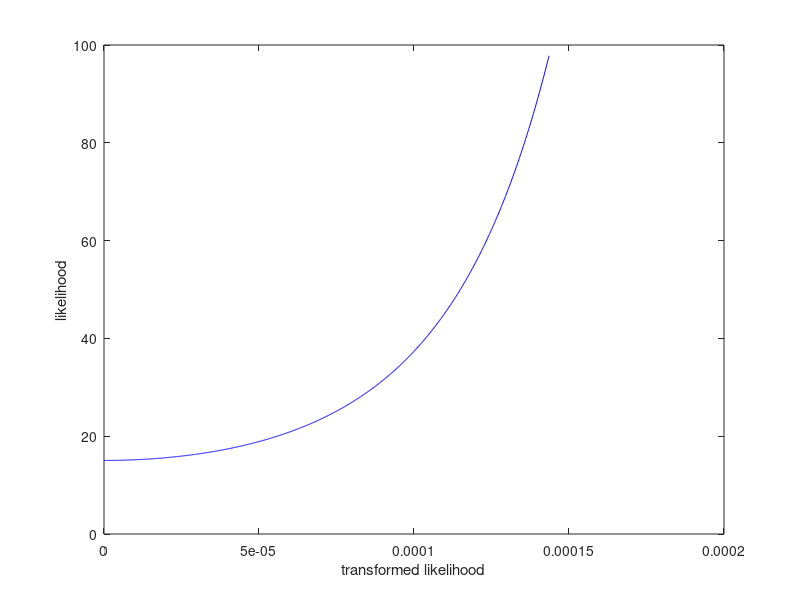

The MATLAB script that drew this image: (Note: this script raises an error after producing the figure.)
function draw_from_linearisation

% beta controls how wide the error bars are for large likelihoods
beta = 5;
% alpha sets how wide the error bars are for small likelihoods
alpha = 1/100;

% NB: results seem fairly insensitive to selection of alpha (sigh). beta
% has desired effect.

% define observed likelihood, lik, & locations of predictants
% ====================================

% multiply fixed likelihood function by this constant
const = 10^(5*(rand-.5));

lik = rand(6,1)/const;
%lik = ([0.1;0.25;0.1;0.15;0.18;0.15;0.48;0.05])/const;
n = length(lik);
x = linspace(0,10,n)';

n_st = 1000;
xst = linspace(min(x)-10, max(x)+10, n_st)';

% define map f(tlik) = lik
% ====================================

mn = min(lik);
mx = max(lik);

% Maximum likelihood approach to finding map

f_h = @(tlik, theta) mn * exp(theta(1) * tlik.^2 + theta(2) * tlik);
df_h = @(tlik, theta) f_h(tlik, theta) .* (2 .* theta(1) * tlik + theta(2));
ddf_h = @(tlik, theta) ...
    f_h(tlik, theta) .* (2 .* theta(1)) ...
    + df_h(tlik, theta) .* (2 .* theta(1) * tlik + theta(2));
invf_h = @(lik, theta) 1/(2*theta(1)) * (-theta(2) + ...
    sqrt(4 * theta(1) * log(lik/mn) + theta(2)^2)...
                                );                         
options.MaxFunEvals = 1000;
[logth,min_obj] = fminunc(@(logth) objective(logth, f_h, df_h, mn, mx, ...
    alpha, beta), ...
    zeros(1,3), options);
min_obj
theta = exp(logth);

f = @(tlik) f_h(tlik,theta);
df = @(tlik) df_h(tlik, theta);
ddf = @(tlik) ddf_h(tlik, theta);
invf = @(lik) invf_h(lik, theta);

figure(3)
clf
n_tliks = 1000;
tliks = linspace(0, theta(3), n_tliks);
plot(tliks,f(tliks),'b');
hold on
%plot(tliks,df(tliks),'r');

xlabel 'transformed likelihood'
ylabel 'likelihood'

% define gp over inv-transformed (e.g. log-) likelihoods
% ====================================

invf_lik = invf(lik);

% gp covariance hypers
w = 1;
h = std(invf_lik);
sigma = eps;
mu = min(invf_lik);

% define covariance function
fK = @(x, xd) h^2 .* exp(-0.5*(x - xd).^2 / w^2);
K = @(x, xd) bsxfun(fK, x, xd');

% Gram matrix
V = K(x, x) + eye(n)*sigma^2;

% GP posterior for tlik
m_tlik = mu + K(xst, x) * (V\(invf_lik-mu));
C_tlik = K(xst, xst) - K(xst, x) * (V\K(x, xst));
sd_tlik = sqrt(diag(C_tlik));

figure(1)
clf
gp_plot(xst, m_tlik, sd_tlik, x, invf(lik));
ylabel(sprintf('transformed\n likelihood'))

% define linearisation, lik = a * tlik + c
% ====================================


% exact linearisation: unusable in practice
a_exact = df(m_tlik);
c_exact = f(m_tlik) - a_exact .* m_tlik;

% approximate linearisation
best_tlik = mu;
a = df(best_tlik) + (m_tlik - best_tlik) .* ddf(best_tlik);
c = f(m_tlik) - a .* m_tlik;

figure(3)
for i = round(linspace(0.2*n_st, 0.8*n_st, 5))
    
    x_vals = linspace(m_tlik(i) - sd_tlik(i), m_tlik(i) + sd_tlik(i), 100);
    y_vals = a(i) * x_vals + c(i);
    y_vals_exact = a_exact(i) * x_vals + c_exact(i);
    
    plot(x_vals, y_vals_exact, 'k')
    plot(x_vals, y_vals, 'r')

    
end

% gp over likelihood
% ====================================

m_lik = diag(a) * m_tlik + c;
C_lik =  diag(a) * C_tlik * diag(a);
sd_lik = sqrt(diag(C_lik));

figure(2)
clf
gp_plot(xst, m_lik, sd_lik, x, lik);
ylabel 'likelihood'
%plot(xst, a,'g')

function [f, df] = objective(logth, f_h, df_h, mn, mx, alpha, beta)

% maximum likelihood (or least squares) objective for our three constraints:
% exp(logth(3)) * df_h(0,exp(logth)) == alpha .* (mx - mn)
% f_h(exp(logth(3)), exp(logth)) == mx
% exp(logth(3)) * df_h(exp(logth(3)), exp(logth)) == beta .* (mx - mn)

f = (exp(logth(3)) * df_h(0,exp(logth)) - alpha .* (mx - mn)).^2 + ...
    (f_h(exp(logth(3)), exp(logth)) - mx).^2 + ...
    (exp(logth(3)) * df_h(exp(logth(3)), exp(logth)) - beta .* (mx - mn)).^2;

df = nan(3,1);

% these derivatives should ideally be keyed off input dtheta_f_h etc. input
% functions, but currently they are not
df(1) = ...
   2 .*exp(exp(logth(2)+logth(3))+exp(logth(1)+2 .*logth(3))+logth(1)+2 .*logth(3)) .* mn .* (exp(exp(logth(2)+logth(3))+exp(logth(1)+2 .*logth(3))) .* mn-mx+(2+exp(logth(2)+logth(3))+2 .*exp(logth(1)+2 .*logth(3))) .* (exp(exp(logth(2)+logth(3))+exp(logth(1)+2 .*logth(3))+logth(2)+logth(3)) .* mn+2 .*exp(exp(logth(2)+logth(3))+exp(logth(1)+2 .*logth(3))+logth(1)+2 .*logth(3)) .* mn+(mn-mx) .* beta));
        
        
df(2) = ...
2 * exp(exp(logth(2))+exp(logth(3))) .* mn .* (exp(exp(logth(2))+exp(logth(3))) .* mn+exp(exp(exp(logth(2))+exp(logth(3)))+exp(exp(logth(1))+2 * exp(logth(3)))) .* (exp(exp(exp(logth(2))+exp(logth(3)))+exp(exp(logth(1))+2 * exp(logth(3)))) .* mn-mx)+(mn-mx) * alpha+exp(exp(exp(logth(2))+exp(logth(3)))+exp(exp(logth(1))+2 * exp(logth(3)))) .* (1+exp(exp(logth(2))+exp(logth(3)))+2 * exp(exp(logth(1))+2 * exp(logth(3)))) .* (exp(exp(exp(logth(2))+exp(logth(3)))+exp(exp(logth(1))+2 * exp(logth(3)))+exp(logth(2))+exp(logth(3))) .* mn+2 * exp(exp(exp(logth(2))+exp(logth(3)))+exp(exp(logth(1))+2 * exp(logth(3)))+exp(logth(1))+2 * exp(logth(3))) .* mn+(mn-mx) * beta));

df(3) = ... 
    2 * exp(logth(3)) .* mn .* (exp(exp(exp(logth(2))+exp(logth(3)))+exp(exp(logth(1))+2 * exp(logth(3)))) .* (exp(logth(2))+2 * exp(exp(logth(1))+exp(logth(3)))) .* (exp(exp(exp(logth(2))+exp(logth(3)))+exp(exp(logth(1))+2 * exp(logth(3)))) * mn-mx)+exp(logth(2)) .* (exp(exp(logth(2))+exp(logth(3))) * mn+(mn-mx) \[alpha])+exp(exp(exp(logth(2))+exp(logth(3)))+exp(exp(logth(1))+2 * exp(logth(3)))) .* (exp(logth(2))+4 * exp(exp(logth(1))+exp(logth(2))+2 * exp(logth(3)))+4 * exp(2 * exp(logth(1))+3 * exp(logth(3)))+exp(logth(3)) .* (4 * exp(logth(1))+exp(2 * exp(logth(2))))) .* (exp(exp(exp(logth(2))+exp(logth(3)))+exp(exp(logth(1))+2 * exp(logth(3)))+exp(logth(2))+exp(logth(3))) * mn+2 * exp(exp(exp(logth(2))+exp(logth(3)))+exp(exp(logth(1))+2 * exp(logth(3)))+exp(logth(1))+2 * exp(logth(3))) * mn+(mn-mx) * beta));